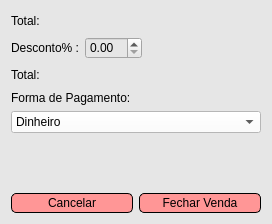
<?xml version="1.0" encoding="UTF-8"?>
<ui version="4.0">
 <class>tela_finalizar_venda</class>
 <widget class="QDialog" name="tela_finalizar_venda">
  <property name="geometry">
   <rect>
    <x>0</x>
    <y>0</y>
    <width>272</width>
    <height>224</height>
   </rect>
  </property>
  <property name="windowTitle">
   <string>Dialog</string>
  </property>
  <property name="windowIcon">
   <iconset resource="resource_file.qrc">
    <normaloff>:/logo cin.png</normaloff>:/logo cin.png</iconset>
  </property>
  <property name="styleSheet">
   <string notr="true">background-color:rgb(230, 230, 230);
color:black;</string>
  </property>
  <layout class="QGridLayout" name="gridLayout">
   <item row="2" column="0">
    <widget class="QPushButton" name="btn_cancelar">
     <property name="styleSheet">
      <string notr="true">QPushButton {
    color: rgb(0, 0, 0);
	background-color:rgb(255, 150, 150);
    border: 1px solid black;
    border-radius: 5px;
    padding: 2px 10px;
}

QPushButton:hover {
    background-color: rgb(255, 131, 131);
}

QPushButton:pressed {
    background-color: rgb(255, 131, 131);
}
</string>
     </property>
     <property name="text">
      <string>Cancelar</string>
     </property>
    </widget>
   </item>
   <item row="0" column="0" colspan="2">
    <layout class="QVBoxLayout" name="verticalLayout_2">
     <item>
      <layout class="QHBoxLayout" name="horizontalLayout">
       <item>
        <widget class="QLabel" name="label">
         <property name="text">
          <string>Total:</string>
         </property>
        </widget>
       </item>
       <item>
        <widget class="QLabel" name="label_total">
         <property name="text">
          <string/>
         </property>
        </widget>
       </item>
       <item>
        <spacer name="horizontalSpacer">
         <property name="orientation">
          <enum>Qt::Orientation::Horizontal</enum>
         </property>
         <property name="sizeHint" stdset="0">
          <size>
           <width>40</width>
           <height>20</height>
          </size>
         </property>
        </spacer>
       </item>
      </layout>
     </item>
     <item>
      <layout class="QHBoxLayout" name="horizontalLayout_2">
       <item>
        <widget class="QLabel" name="label_3">
         <property name="text">
          <string>Desconto% :</string>
         </property>
        </widget>
       </item>
       <item>
        <widget class="QDoubleSpinBox" name="doubleSpinBox">
         <property name="singleStep">
          <double>10.000000000000000</double>
         </property>
        </widget>
       </item>
       <item>
        <spacer name="horizontalSpacer_2">
         <property name="orientation">
          <enum>Qt::Orientation::Horizontal</enum>
         </property>
         <property name="sizeHint" stdset="0">
          <size>
           <width>40</width>
           <height>20</height>
          </size>
         </property>
        </spacer>
       </item>
      </layout>
     </item>
     <item>
      <layout class="QVBoxLayout" name="verticalLayout">
       <item>
        <layout class="QHBoxLayout" name="horizontalLayout_3">
         <item>
          <widget class="QLabel" name="label_2">
           <property name="text">
            <string>Total:</string>
           </property>
          </widget>
         </item>
         <item>
          <widget class="QLabel" name="label_total_desc">
           <property name="text">
            <string/>
           </property>
          </widget>
         </item>
         <item>
          <spacer name="horizontalSpacer_3">
           <property name="orientation">
            <enum>Qt::Orientation::Horizontal</enum>
           </property>
           <property name="sizeHint" stdset="0">
            <size>
             <width>40</width>
             <height>20</height>
            </size>
           </property>
          </spacer>
         </item>
        </layout>
       </item>
       <item>
        <widget class="QLabel" name="label_5">
         <property name="text">
          <string>Forma de Pagamento:</string>
         </property>
        </widget>
       </item>
       <item>
        <widget class="QComboBox" name="comboBox">
         <property name="styleSheet">
          <string notr="true">background-color:rgb(255, 255, 255);
color: black</string>
         </property>
         <item>
          <property name="text">
           <string>Dinheiro</string>
          </property>
         </item>
         <item>
          <property name="text">
           <string>Credito</string>
          </property>
         </item>
         <item>
          <property name="text">
           <string>Debito</string>
          </property>
         </item>
         <item>
          <property name="text">
           <string>Pix</string>
          </property>
         </item>
        </widget>
       </item>
      </layout>
     </item>
    </layout>
   </item>
   <item row="2" column="1">
    <widget class="QPushButton" name="btn_fechar_venda">
     <property name="styleSheet">
      <string notr="true">QPushButton {
    color: rgb(0, 0, 0);
	background-color:rgb(255, 150, 150);
    border: 1px solid black;
    border-radius: 5px;
    padding: 2px 10px;
}

QPushButton:hover {
    background-color: rgb(255, 131, 131);
}

QPushButton:pressed {
    background-color: rgb(255, 131, 131);
}
</string>
     </property>
     <property name="text">
      <string>Fechar Venda</string>
     </property>
    </widget>
   </item>
   <item row="1" column="0">
    <spacer name="verticalSpacer">
     <property name="orientation">
      <enum>Qt::Orientation::Vertical</enum>
     </property>
     <property name="sizeHint" stdset="0">
      <size>
       <width>20</width>
       <height>40</height>
      </size>
     </property>
    </spacer>
   </item>
  </layout>
 </widget>
 <resources>
  <include location="resource_file.qrc"/>
 </resources>
 <connections/>
</ui>
